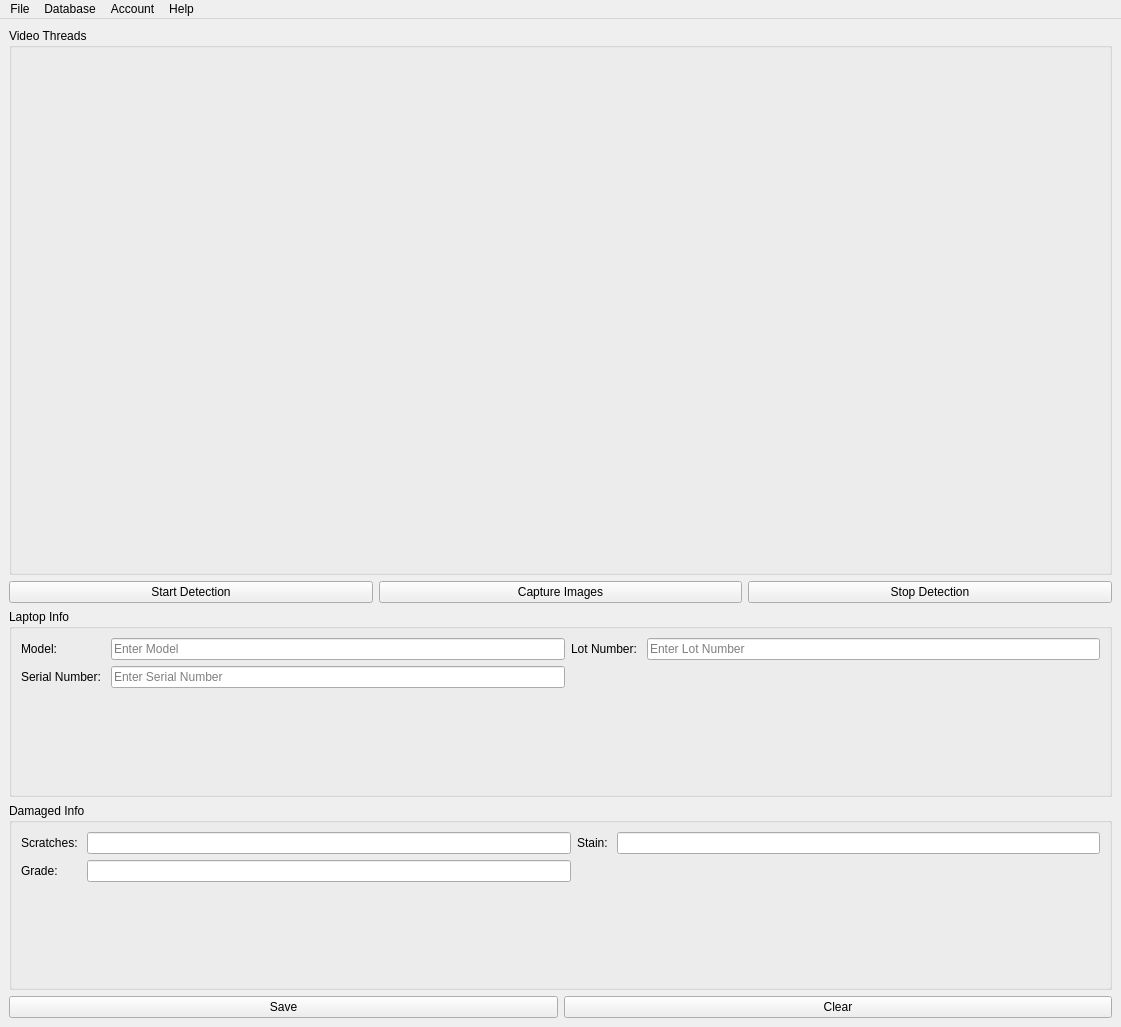
<?xml version="1.0" encoding="UTF-8"?>
<ui version="4.0">
 <class>MainWindow</class>
 <widget class="QMainWindow" name="MainWindow">
  <property name="geometry">
   <rect>
    <x>0</x>
    <y>0</y>
    <width>1121</width>
    <height>1027</height>
   </rect>
  </property>
  <property name="sizePolicy">
   <sizepolicy hsizetype="Expanding" vsizetype="Fixed">
    <horstretch>0</horstretch>
    <verstretch>0</verstretch>
   </sizepolicy>
  </property>
  <property name="windowTitle">
   <string>MainWindow</string>
  </property>
  <widget class="QWidget" name="centralwidget">
   <property name="sizePolicy">
    <sizepolicy hsizetype="Expanding" vsizetype="Fixed">
     <horstretch>0</horstretch>
     <verstretch>0</verstretch>
    </sizepolicy>
   </property>
   <layout class="QVBoxLayout" name="verticalLayout">
    <item>
     <widget class="QGroupBox" name="video_threads_group">
      <property name="sizePolicy">
       <sizepolicy hsizetype="Expanding" vsizetype="MinimumExpanding">
        <horstretch>0</horstretch>
        <verstretch>0</verstretch>
       </sizepolicy>
      </property>
      <property name="title">
       <string>Video Threads</string>
      </property>
      <layout class="QVBoxLayout" name="verticalLayout_3">
       <item>
        <layout class="QGridLayout" name="video_threads_layout">
         <property name="sizeConstraint">
          <enum>QLayout::SizeConstraint::SetDefaultConstraint</enum>
         </property>
         <item row="1" column="0">
          <widget class="QLabel" name="video_thread_1">
           <property name="sizePolicy">
            <sizepolicy hsizetype="Expanding" vsizetype="Expanding">
             <horstretch>0</horstretch>
             <verstretch>0</verstretch>
            </sizepolicy>
           </property>
           <property name="minimumSize">
            <size>
             <width>250</width>
             <height>250</height>
            </size>
           </property>
           <property name="text">
            <string/>
           </property>
          </widget>
         </item>
         <item row="0" column="1">
          <widget class="QLabel" name="video_thread_3">
           <property name="sizePolicy">
            <sizepolicy hsizetype="Expanding" vsizetype="Expanding">
             <horstretch>0</horstretch>
             <verstretch>0</verstretch>
            </sizepolicy>
           </property>
           <property name="text">
            <string/>
           </property>
          </widget>
         </item>
         <item row="0" column="0">
          <widget class="QLabel" name="video_thread_2">
           <property name="sizePolicy">
            <sizepolicy hsizetype="Expanding" vsizetype="Expanding">
             <horstretch>0</horstretch>
             <verstretch>0</verstretch>
            </sizepolicy>
           </property>
           <property name="minimumSize">
            <size>
             <width>250</width>
             <height>250</height>
            </size>
           </property>
           <property name="text">
            <string/>
           </property>
          </widget>
         </item>
         <item row="0" column="2">
          <widget class="QLabel" name="video_thread_4">
           <property name="sizePolicy">
            <sizepolicy hsizetype="Expanding" vsizetype="Expanding">
             <horstretch>0</horstretch>
             <verstretch>0</verstretch>
            </sizepolicy>
           </property>
           <property name="text">
            <string/>
           </property>
          </widget>
         </item>
         <item row="1" column="1">
          <widget class="QLabel" name="video_thread_5">
           <property name="sizePolicy">
            <sizepolicy hsizetype="Expanding" vsizetype="Expanding">
             <horstretch>0</horstretch>
             <verstretch>0</verstretch>
            </sizepolicy>
           </property>
           <property name="text">
            <string/>
           </property>
          </widget>
         </item>
         <item row="1" column="2">
          <widget class="QLabel" name="video_thread_6">
           <property name="sizePolicy">
            <sizepolicy hsizetype="Expanding" vsizetype="Expanding">
             <horstretch>0</horstretch>
             <verstretch>0</verstretch>
            </sizepolicy>
           </property>
           <property name="text">
            <string/>
           </property>
          </widget>
         </item>
        </layout>
       </item>
      </layout>
     </widget>
    </item>
    <item>
     <layout class="QHBoxLayout" name="video_button_layout">
      <item>
       <widget class="QPushButton" name="start_detection_button">
        <property name="sizePolicy">
         <sizepolicy hsizetype="Expanding" vsizetype="Fixed">
          <horstretch>0</horstretch>
          <verstretch>0</verstretch>
         </sizepolicy>
        </property>
        <property name="text">
         <string>Start Detection</string>
        </property>
       </widget>
      </item>
      <item>
       <widget class="QPushButton" name="capture_images_button">
        <property name="sizePolicy">
         <sizepolicy hsizetype="Expanding" vsizetype="Fixed">
          <horstretch>0</horstretch>
          <verstretch>0</verstretch>
         </sizepolicy>
        </property>
        <property name="text">
         <string>Capture Images</string>
        </property>
       </widget>
      </item>
      <item>
       <widget class="QPushButton" name="stop_detection_button">
        <property name="sizePolicy">
         <sizepolicy hsizetype="Expanding" vsizetype="Fixed">
          <horstretch>0</horstretch>
          <verstretch>0</verstretch>
         </sizepolicy>
        </property>
        <property name="text">
         <string>Stop Detection</string>
        </property>
       </widget>
      </item>
     </layout>
    </item>
    <item>
     <widget class="QGroupBox" name="laptop_info_group">
      <property name="sizePolicy">
       <sizepolicy hsizetype="Expanding" vsizetype="MinimumExpanding">
        <horstretch>0</horstretch>
        <verstretch>0</verstretch>
       </sizepolicy>
      </property>
      <property name="title">
       <string>Laptop Info</string>
      </property>
      <layout class="QVBoxLayout" name="verticalLayout_4">
       <item>
        <layout class="QGridLayout" name="laptop_info_layout">
         <property name="sizeConstraint">
          <enum>QLayout::SizeConstraint::SetMaximumSize</enum>
         </property>
         <item row="0" column="1">
          <widget class="QLineEdit" name="model_input">
           <property name="sizePolicy">
            <sizepolicy hsizetype="Expanding" vsizetype="Fixed">
             <horstretch>0</horstretch>
             <verstretch>0</verstretch>
            </sizepolicy>
           </property>
           <property name="placeholderText">
            <string>Enter Model</string>
           </property>
          </widget>
         </item>
         <item row="1" column="1">
          <widget class="QLineEdit" name="serial_number_input">
           <property name="placeholderText">
            <string>Enter Serial Number</string>
           </property>
          </widget>
         </item>
         <item row="0" column="2">
          <widget class="QLabel" name="lot_number_label">
           <property name="text">
            <string>Lot Number: </string>
           </property>
          </widget>
         </item>
         <item row="0" column="3">
          <widget class="QLineEdit" name="lot_number_input">
           <property name="placeholderText">
            <string>Enter Lot Number</string>
           </property>
          </widget>
         </item>
         <item row="1" column="0">
          <widget class="QLabel" name="serial_number_label">
           <property name="text">
            <string>Serial Number: </string>
           </property>
          </widget>
         </item>
         <item row="0" column="0">
          <widget class="QLabel" name="model_label">
           <property name="sizePolicy">
            <sizepolicy hsizetype="Preferred" vsizetype="Preferred">
             <horstretch>0</horstretch>
             <verstretch>0</verstretch>
            </sizepolicy>
           </property>
           <property name="text">
            <string>Model: </string>
           </property>
          </widget>
         </item>
        </layout>
       </item>
       <item>
        <spacer name="verticalSpacer_2">
         <property name="orientation">
          <enum>Qt::Orientation::Vertical</enum>
         </property>
         <property name="sizeHint" stdset="0">
          <size>
           <width>20</width>
           <height>40</height>
          </size>
         </property>
        </spacer>
       </item>
      </layout>
     </widget>
    </item>
    <item>
     <widget class="QGroupBox" name="damaged_info_group">
      <property name="sizePolicy">
       <sizepolicy hsizetype="Expanding" vsizetype="MinimumExpanding">
        <horstretch>0</horstretch>
        <verstretch>0</verstretch>
       </sizepolicy>
      </property>
      <property name="title">
       <string>Damaged Info</string>
      </property>
      <layout class="QVBoxLayout" name="verticalLayout_2">
       <item>
        <layout class="QGridLayout" name="damaged_info_layout">
         <item row="1" column="1">
          <widget class="QLineEdit" name="grade_input"/>
         </item>
         <item row="1" column="0">
          <widget class="QLabel" name="grade_label">
           <property name="text">
            <string>Grade: </string>
           </property>
          </widget>
         </item>
         <item row="0" column="3">
          <widget class="QLineEdit" name="stain_input"/>
         </item>
         <item row="0" column="2">
          <widget class="QLabel" name="stain_label">
           <property name="text">
            <string>Stain: </string>
           </property>
          </widget>
         </item>
         <item row="0" column="1">
          <widget class="QLineEdit" name="scratch_input"/>
         </item>
         <item row="0" column="0">
          <widget class="QLabel" name="stratch_label">
           <property name="text">
            <string>Scratches: </string>
           </property>
          </widget>
         </item>
        </layout>
       </item>
       <item>
        <spacer name="verticalSpacer">
         <property name="orientation">
          <enum>Qt::Orientation::Vertical</enum>
         </property>
         <property name="sizeHint" stdset="0">
          <size>
           <width>20</width>
           <height>40</height>
          </size>
         </property>
        </spacer>
       </item>
      </layout>
     </widget>
    </item>
    <item>
     <layout class="QHBoxLayout" name="save_button_layout">
      <item>
       <widget class="QPushButton" name="save_button">
        <property name="sizePolicy">
         <sizepolicy hsizetype="Expanding" vsizetype="Fixed">
          <horstretch>0</horstretch>
          <verstretch>0</verstretch>
         </sizepolicy>
        </property>
        <property name="text">
         <string>Save</string>
        </property>
       </widget>
      </item>
      <item>
       <widget class="QPushButton" name="clear_button">
        <property name="sizePolicy">
         <sizepolicy hsizetype="Expanding" vsizetype="Fixed">
          <horstretch>0</horstretch>
          <verstretch>0</verstretch>
         </sizepolicy>
        </property>
        <property name="text">
         <string>Clear</string>
        </property>
       </widget>
      </item>
     </layout>
    </item>
   </layout>
  </widget>
  <widget class="QMenuBar" name="menubar">
   <property name="geometry">
    <rect>
     <x>0</x>
     <y>0</y>
     <width>1121</width>
     <height>24</height>
    </rect>
   </property>
   <property name="nativeMenuBar">
    <bool>false</bool>
   </property>
   <widget class="QMenu" name="file_menu">
    <property name="title">
     <string>File</string>
    </property>
    <addaction name="actionOpenFile"/>
    <addaction name="actionExitApp"/>
   </widget>
   <widget class="QMenu" name="database_menu">
    <property name="title">
     <string>Database</string>
    </property>
    <addaction name="actionOpenDatabase"/>
    <addaction name="actionExportData"/>
   </widget>
   <widget class="QMenu" name="account_menu">
    <property name="title">
     <string>Account</string>
    </property>
    <addaction name="actionProfile"/>
    <addaction name="separator"/>
    <addaction name="actionSignout"/>
   </widget>
   <widget class="QMenu" name="help_menu">
    <property name="title">
     <string>Help</string>
    </property>
    <addaction name="actionInstructions"/>
    <addaction name="actionDocuments"/>
   </widget>
   <addaction name="file_menu"/>
   <addaction name="database_menu"/>
   <addaction name="account_menu"/>
   <addaction name="help_menu"/>
  </widget>
  <action name="actionOpenFile">
   <property name="checkable">
    <bool>true</bool>
   </property>
   <property name="checked">
    <bool>false</bool>
   </property>
   <property name="text">
    <string>Open</string>
   </property>
  </action>
  <action name="actionExitApp">
   <property name="text">
    <string>Exit</string>
   </property>
  </action>
  <action name="actionOpenDatabase">
   <property name="text">
    <string>Open</string>
   </property>
  </action>
  <action name="actionExportData">
   <property name="text">
    <string>Export</string>
   </property>
  </action>
  <action name="actionProfile">
   <property name="text">
    <string>Profile</string>
   </property>
  </action>
  <action name="actionSignout">
   <property name="text">
    <string>Signout</string>
   </property>
  </action>
  <action name="actionDocuments">
   <property name="text">
    <string>Documents</string>
   </property>
  </action>
  <action name="actionInstructions">
   <property name="text">
    <string>Instructions</string>
   </property>
  </action>
 </widget>
 <resources/>
 <connections/>
</ui>
